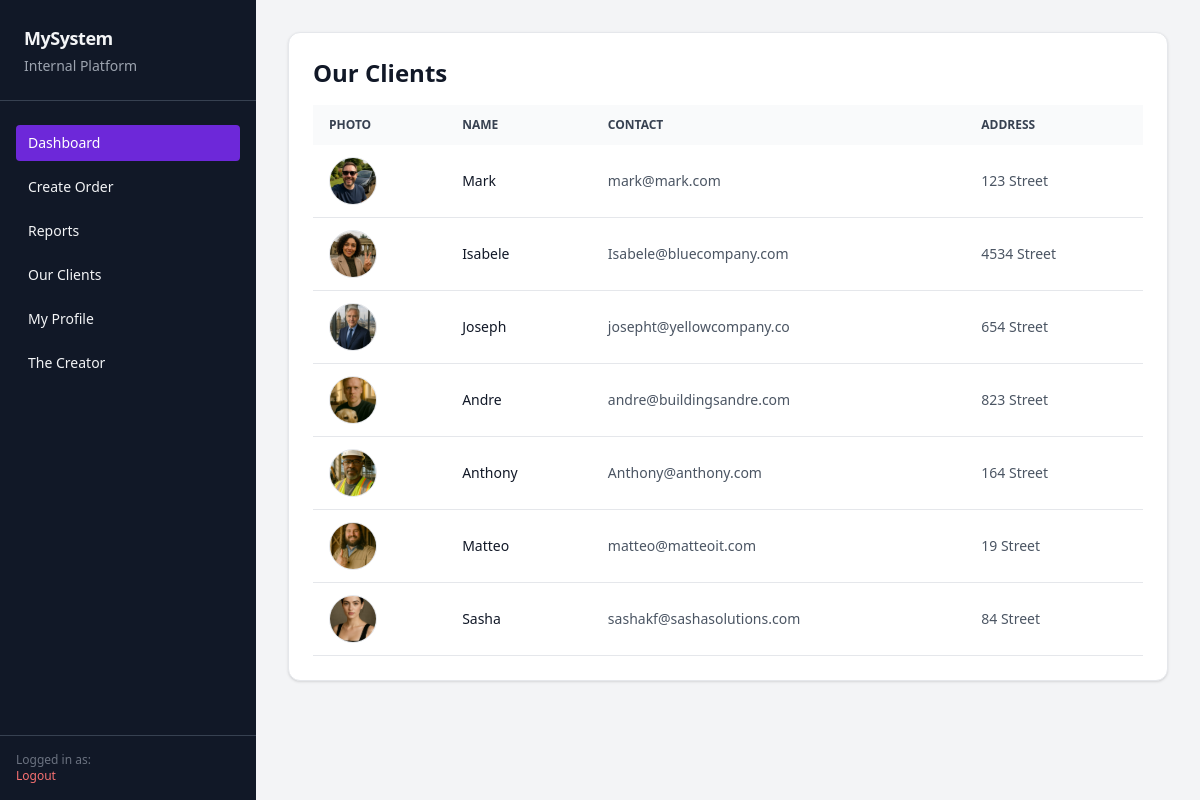
/clients/, run on the app's committed database.
### app/models.py (models this page shows, shortened)
class Client(models.Model):
    name = models.CharField(max_length=150)
    address = models.CharField(max_length=255)
    contact = models.CharField(max_length=100, blank=True)

### app/views.py (the view)
# urls.py: path("clients/", views.see_clients, name="see_clients"),
def see_clients(request):
    clients = Client.objects.all()
    image_map = {
        1: "clients/image1.jpeg",
        2: "clients/image2.jpeg",
        3: "clients/image3.jpeg",
        4: "clients/image4.jpeg",
        5: "clients/image5.jpeg",
        6: "clients/image6.jpeg",
        7: "clients/image7.jpeg",
    }
    for client in clients:
        client.display_photo = image_map.get(client.id, "clients/default.jpg")
    return render(request, "clients/see_clients.html", {"clients": clients})

### templates/clients/see_clients.html (shortened to what this page needs)
{% extends "base_dashboard.html" %}
{% block content %}
<!DOCTYPE html>
<html lang="en">
<head>
  <script src="https://cdn.tailwindcss.com"></script>
</head>
<body class="bg-gray-100 text-gray-900 p-6">
  <div class="max-w-5xl mx-auto bg-white p-6 rounded-xl shadow border">
    <h1 class="text-2xl font-bold mb-4">Our Clients</h1>
    <table class="w-full text-sm text-left text-gray-600">
      <thead class="text-xs uppercase bg-gray-50 text-gray-700">
        <tr>
          <th class="px-4 py-3">Photo</th>
          <th class="px-4 py-3">Name</th>
          <th class="px-4 py-3">Contact</th>
          <th class="px-4 py-3">Address</th>
        </tr>
      </thead>
      <tbody>
        {% for client in clients %}
        <tr class="border-b hover:bg-gray-50">
          <td class="px-4 py-3">
            <img src="/media/{{ client.display_photo }}" alt="Photo" class="w-12 h-12 rounded-full object-cover border" />
          </td>
          <td class="px-4 py-3 font-medium text-gray-900">
                          <a href="{% url 'client_orders' client.id %}">{{ client.name }}</a>
          </td>
          <td class="px-4 py-3">
            <div>{{ client.contact }}</div>
          </td>
          <td class="px-4 py-3">{{ client.address }}</td>
        </tr>
        {% empty %}
        <tr>
          <td colspan="3" class="text-center text-gray-400 italic py-4">No clients available.</td>
        </tr>
        {% endfor %}
      </tbody>
    </table>
  </div>
</body>
</html>
{% endblock %}

### data on the page
Client: shows a picture, name "Mark", contact "mark@mark.com", address "123 Street"
Client: shows a picture, name "Isabele", contact "Isabele@bluecompany.com", address "4534 Street"
Client: shows a picture, name "Joseph", contact "josepht@yellowcompany.co", address "654 Street"
Client: shows a picture, name "Andre", contact "andre@buildingsandre.com", address "823 Street"
Client: shows a picture, name "Anthony", contact "Anthony@anthony.com", address "164 Street"
Client: shows a picture, name "Matteo", contact "matteo@matteoit.com", address "19 Street"
Client: shows a picture, name "Sasha", contact "sashakf@sashasolutions.com", address "84 Street"
